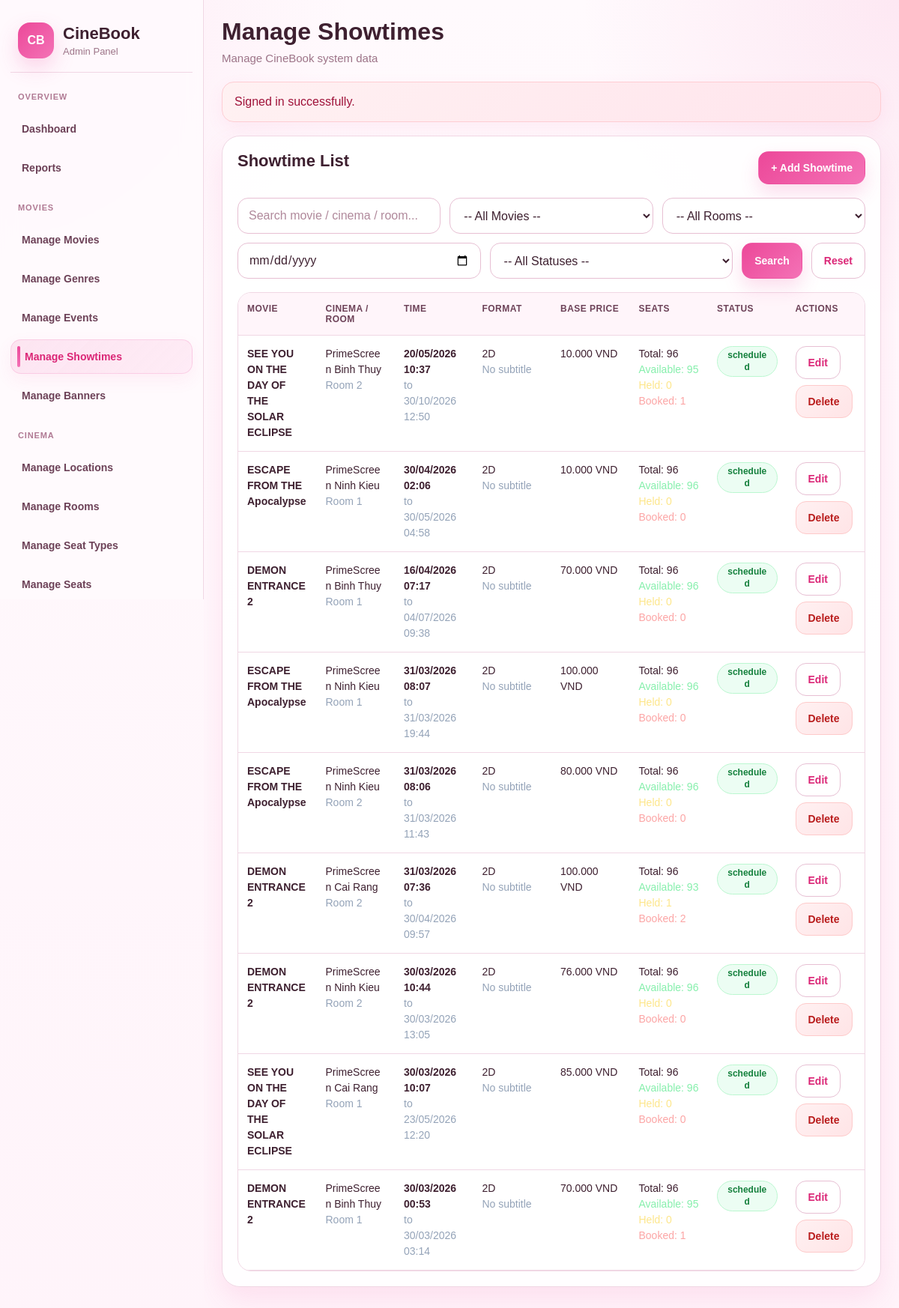
Page /admin/showtimes/index.php (signed in) on the committed database.
### tables this page shows
CREATE TABLE `showtimes` (
  `show_id` int(11) NOT NULL,
  `movie_id` int(11) NOT NULL,
  `room_id` int(11) NOT NULL,
  `start_at` datetime NOT NULL,
  `end_at` datetime NOT NULL,
  `base_price` decimal(10,2) NOT NULL,
  `screen_format` varchar(50) DEFAULT '2D',
  `subtitle_type` varchar(50) DEFAULT NULL,
  `status` varchar(20) NOT NULL DEFAULT 'scheduled',
  `created_at` datetime NOT NULL DEFAULT current_timestamp(),
  `updated_at` datetime NOT NULL DEFAULT current_timestamp() ON UPDATE current_timestamp()
);

CREATE TABLE `movies` (
  `movie_id` int(11) NOT NULL,
  `title` varchar(200) NOT NULL,
  `synopsis` text DEFAULT NULL,
  `language` varchar(50) NOT NULL,
  `duration_min` int(11) NOT NULL,
  `trailer_url` varchar(255) DEFAULT NULL,
  `poster_url` varchar(255) DEFAULT NULL,
  `status` varchar(20) NOT NULL DEFAULT 'coming_soon',
  `age_rating` varchar(10) DEFAULT NULL,
  `release_date` date DEFAULT NULL,
  `created_at` datetime NOT NULL DEFAULT current_timestamp(),
  `updated_at` datetime NOT NULL DEFAULT current_timestamp() ON UPDATE current_timestamp()
);

CREATE TABLE `locations` (
  `location_id` int(11) NOT NULL,
  `name` varchar(150) NOT NULL,
  `address` varchar(255) NOT NULL,
  `city` varchar(100) NOT NULL,
  `phone` varchar(20) DEFAULT NULL,
  `status` varchar(20) NOT NULL DEFAULT 'active'
);

CREATE TABLE `rooms` (
  `room_id` int(11) NOT NULL,
  `location_id` int(11) NOT NULL,
  `room_name` varchar(50) NOT NULL,
  `capacity` int(11) NOT NULL,
  `status` varchar(20) NOT NULL DEFAULT 'active',
  `created_at` datetime NOT NULL DEFAULT current_timestamp(),
  `updated_at` datetime NOT NULL DEFAULT current_timestamp() ON UPDATE current_timestamp()
);

### includes/helpers.php (called while the page is built, shortened)
<?php
function e(?string $value): string
{
    return htmlspecialchars($value ?? '', ENT_QUOTES, 'UTF-8');
}
function format_currency($amount): string
{
    return number_format((float)$amount, 0, ',', '.') . ' VND';
}
function get(string $key, $default = '')
{
    $value = $_GET[$key] ?? $default;
    if (is_string($value)) {
        return trim($value);
    }
    return $value;
}

### admin/showtimes/index.php (the view, shortened to what this page needs)
<?php
require_once __DIR__ . '/../../includes/admin_layout_start.php';
$conn = db_connect();
$keyword = trim(get('keyword'));
$showDate = trim(get('show_date'));
$whereSql = '';
$sql = "
    SELECT
        s.show_id,
        s.start_at,
        s.end_at,
        s.base_price,
        s.screen_format,
        s.subtitle_type,
        s.status,
        m.title AS movie_title,
        r.room_name,
        l.name AS location_name,
        COUNT(ss.show_seat_id) AS total_seats,
        SUM(CASE WHEN ss.status = 'available' THEN 1 ELSE 0 END) AS available_seats,
        SUM(CASE WHEN ss.status = 'held' THEN 1 ELSE 0 END) AS held_seats,
        SUM(CASE WHEN ss.status = 'booked' THEN 1 ELSE 0 END) AS booked_seats
    FROM showtimes s
    INNER JOIN movies m ON s.movie_id = m.movie_id
    INNER JOIN rooms r ON s.room_id = r.room_id
    INNER JOIN locations l ON r.location_id = l.location_id
    LEFT JOIN show_seats ss ON s.show_id = ss.show_id
    $whereSql
    GROUP BY s.show_id, s.start_at, s.end_at, s.base_price, s.screen_format, s.subtitle_type, s.status, m.title, r.room_name, l.name
    ORDER BY s.start_at DESC, s.show_id DESC
";
$stmt = $conn->prepare($sql);
$result = false;
if ($stmt) {
    $stmt->execute();
    $result = $stmt->get_result();
}
?>
<div class="admin-card">
    <div class="admin-card-head">
        <h2>Showtime List</h2>
        <a class="admin-btn" href="<?= BASE_URL ?>admin/showtimes/create.php">+ Add Showtime</a>
    </div>
    <div class="admin-filter-bar">
        <form method="GET" action="">
            <input class="admin-input" type="text" name="keyword" placeholder="Search movie / cinema / room..." value="<?= e($keyword) ?>">
            <select class="admin-select" name="movie_id">
                <option value="">-- All Movies --</option>
            </select>
            <select class="admin-select" name="room_id">
                <option value="">-- All Rooms --</option>
            </select>
            <input class="admin-input" type="date" name="show_date" value="<?= e($showDate) ?>">
            <select class="admin-select" name="status">
                <option value="">-- All Statuses --</option>
            </select>
            <button class="admin-btn" type="submit">Search</button>
            <a class="admin-btn-outline" href="<?= BASE_URL ?>admin/showtimes/index.php">Reset</a>
        </form>
    </div>
    <div class="admin-table-wrap">
        <table class="admin-table">
            <thead>
                <tr>
                    <th>Movie</th>
                    <th>Cinema / Room</th>
                    <th>Time</th>
                    <th>Format</th>
                    <th>Base Price</th>
                    <th>Seats</th>
                    <th>Status</th>
                    <th>Actions</th>
                </tr>
            </thead>
            <tbody>
            <?php if ($result && $result->num_rows > 0): ?>
                <?php while ($show = $result->fetch_assoc()): ?>
                    <tr>
                        <td>
                            <strong><?= e($show['movie_title']) ?></strong>
                        </td>
                        <td>
                            <?= e($show['location_name']) ?><br>
                            <span style="color:#94a3b8;"><?= e($show['room_name']) ?></span>
                        </td>
                        <td>
                            <strong><?= date('d/m/Y H:i', strtotime($show['start_at'])) ?></strong><br>
                            <span style="color:#94a3b8;">to <?= date('d/m/Y H:i', strtotime($show['end_at'])) ?></span>
                        </td>
                        <td>
                            <?= e($show['screen_format'] ?: '2D') ?><br>
                            <span style="color:#94a3b8;"><?= e($show['subtitle_type'] ?: 'No subtitle') ?></span>
                        </td>
                        <td><?= format_currency($show['base_price']) ?></td>
                        <td>
                            Total: <?= (int) $show['total_seats'] ?><br>
                            <span style="color:#86efac;">Available: <?= (int) $show['available_seats'] ?></span><br>
                            <span style="color:#fde68a;">Held: <?= (int) $show['held_seats'] ?></span><br>
                            <span style="color:#fca5a5;">Booked: <?= (int) $show['booked_seats'] ?></span>
                        </td>
                        <td>
                            <?php
                            $badgeClass = 'coming';
                            if ($show['status'] === 'scheduled') {
                                $badgeClass = 'showing';
                            } elseif ($show['status'] === 'completed') {
                                $badgeClass = 'active';
                            }
                            ?>
                            <span class="admin-badge <?= $badgeClass ?>"><?= e($show['status']) ?></span>
                        </td>
                        <td>
                            <div class="admin-actions">
                                <a class="admin-btn-outline" href="<?= BASE_URL ?>admin/showtimes/edit.php?id=<?= (int) $show['show_id'] ?>">Edit</a>
                                <a class="admin-btn-danger" href="<?= BASE_URL ?>admin/showtimes/delete.php?id=<?= (int) $show['show_id'] ?>" onclick="return confirm('Delete this showtime?')">Delete</a>
                            </div>
                        </td>
                    </tr>
                <?php endwhile; ?>
            <?php else: ?>
                <tr>
                    <td colspan="8"><div class="admin-empty">No matching showtimes found.</div></td>
                </tr>
            <?php endif; ?>
            </tbody>
        </table>
    </div>
</div>
<?php
require_once __DIR__ . '/../../includes/admin_layout_end.php';
?>

### cinebook/public/assets/css/admin.css (style rules this page uses)
:root { --bg: #fff7fb; --bg-2: #fff1f7; --surface: #ffffff; --surface-soft: #fff9fc; --surface-muted: #fff4f9; --sidebar-bg: rgba(255, 250, 253, 0.92); --line: #f0d7e4; --line-strong: #e7bfd3; --text: #3e2030; --text-soft: #6d4258; --muted: #9d7488; --primary: #ec4899; --primary-hover: #db2777; --primary-soft: #fdf2f8; --secondary: #f472b6; --secondary-soft: #fce7f3; --danger: #dc2626; --danger-soft: #fef2f2; --success: #16a34a; --success-soft: #ecfdf3; --warning: #d97706; --warning-soft: #fff7ed; --shadow-sm: 0 8px 22px rgba(236, 72, 153, 0.08); --shadow-md: 0 16px 36px rgba(236, 72, 153, 0.12); --shadow-lg: 0 24px 56px rgba(236, 72, 153, 0.14); --radius-sm: 12px; --radius-md: 18px; --radius-lg: 24px; --sidebar-width: 272px; --content-max: 100%; }
*, *::before, *::after { box-sizing: border-box; min-width: 0; }
html, body { max-width: 100%; overflow-x: hidden; }
html { scroll-behavior: smooth; }
body { margin: 0; font-family: Arial, Helvetica, sans-serif; color: var(--text); background: radial-gradient(circle at top left, rgba(244, 114, 182, 0.12), transparent 22%), radial-gradient(circle at top right, rgba(236, 72, 153, 0.10), transparent 20%), linear-gradient(180deg, #fffafd 0%, #fff4fa 100%); }
a { color: inherit; text-decoration: none; }
button, input, select, textarea { font: inherit; }
.admin-card, .admin-stat-card, .admin-panel { width: 100%; max-width: 100%; background: rgba(255, 255, 255, 0.94); border: 1px solid var(--line); border-radius: var(--radius-lg); box-shadow: var(--shadow-md); overflow: hidden; }
.admin-card, .admin-panel { margin-bottom: 20px; padding: 20px; }
.admin-card-head, .admin-panel-head { display: flex; justify-content: space-between; align-items: flex-start; gap: 14px; flex-wrap: wrap; margin-bottom: 18px; }
.admin-card-head h2, .admin-panel-head h2 { margin: 0; font-size: 22px; line-height: 1.2; font-weight: 800; color: var(--text); word-break: break-word; }
.admin-toolbar, .admin-filter-bar { margin-bottom: 18px; }
.admin-toolbar, .admin-filter-bar form { display: flex; flex-wrap: wrap; gap: 12px; width: 100%; }
.admin-filter-bar .admin-input, .admin-filter-bar .admin-select, .admin-toolbar .admin-input, .admin-toolbar .admin-select { flex: 1 1 220px; min-width: 0; }
.admin-btn, .admin-btn-outline, .admin-btn-danger, .admin-btn-soft { display: inline-flex; align-items: center; justify-content: center; gap: 8px; min-height: 44px; padding: 10px 16px; border-radius: 14px; border: 1px solid transparent; cursor: pointer; font-size: 14px; font-weight: 800; line-height: 1.35; text-align: center; white-space: normal; transition: all 0.2s ease; }
.admin-btn { color: #fff; background: linear-gradient(135deg, var(--primary) 0%, var(--secondary) 100%); box-shadow: 0 12px 24px rgba(236, 72, 153, 0.18); }
.admin-btn-outline { color: var(--primary-hover); background: #fff; border-color: var(--line-strong); }
.admin-btn-danger { color: #b91c1c; background: linear-gradient(135deg, #fff1f2, #ffe4e6); border-color: #fecaca; }
.admin-input, .admin-select, .admin-textarea { width: 100%; max-width: 100%; min-height: 48px; padding: 0 14px; border-radius: 14px; border: 1px solid var(--line-strong); background: #fff; color: var(--text); outline: none; transition: all 0.2s ease; }
.admin-input::placeholder, .admin-textarea::placeholder { color: #b0899b; }
.admin-table-wrap { width: 100%; max-width: 100%; overflow-x: auto; overflow-y: hidden; border: 1px solid var(--line); border-radius: 18px; background: #fff; -webkit-overflow-scrolling: touch; }
.admin-table { width: 100%; border-collapse: collapse; table-layout: fixed; }
.admin-table th, .admin-table td { padding: 14px 12px; border-bottom: 1px solid var(--line); text-align: left; vertical-align: top; white-space: normal; word-break: break-word; overflow-wrap: anywhere; }
.admin-table th { background: #fff5fa; color: var(--text-soft); font-size: 12px; font-weight: 800; text-transform: uppercase; letter-spacing: 0.04em; }
.admin-table td { color: var(--text); font-size: 14px; line-height: 1.5; font-weight: 500; }
.admin-badge { display: inline-flex; align-items: center; justify-content: center; min-height: 28px; padding: 4px 12px; border-radius: 999px; font-size: 12px; font-weight: 800; line-height: 1.3; text-align: center; white-space: normal; }
.admin-badge.showing { color: #15803d; background: var(--success-soft); border: 1px solid #bbf7d0; }
.admin-actions { display: flex; flex-wrap: wrap; gap: 8px; width: 100%; }

### rows in the picture
showtimes: movie.title "SEE YOU ON THE DAY OF THE SOLAR ECLIPSE", locations.name "PrimeScreen Binh Thuy", room.room_name "Room 2", start_at "20/05/2026 10:37", end_at "30/10/2026 12:50", screen_format "2D", subtitle_type "No subtitle", base_price "10.000 VND", total_seats "96", available_seats "95", held_seats "0", booked_seats "1", status "scheduled"
showtimes: movie.title "ESCAPE FROM THE Apocalypse", locations.name "PrimeScreen Ninh Kieu", room.room_name "Room 1", start_at "30/04/2026 02:06", end_at "30/05/2026 04:58", screen_format "2D", subtitle_type "No subtitle", base_price "10.000 VND", total_seats "96", available_seats "96", held_seats "0", booked_seats "0", status "scheduled"
showtimes: movie.title "DEMON ENTRANCE 2", locations.name "PrimeScreen Binh Thuy", room.room_name "Room 1", start_at "16/04/2026 07:17", end_at "04/07/2026 09:38", screen_format "2D", subtitle_type "No subtitle", base_price "70.000 VND", total_seats "96", available_seats "96", held_seats "0", booked_seats "0", status "scheduled"
showtimes: movie.title "ESCAPE FROM THE Apocalypse", locations.name "PrimeScreen Ninh Kieu", room.room_name "Room 1", start_at "31/03/2026 08:07", end_at "31/03/2026 19:44", screen_format "2D", subtitle_type "No subtitle", base_price "100.000 VND", total_seats "96", available_seats "96", held_seats "0", booked_seats "0", status "scheduled"
showtimes: movie.title "ESCAPE FROM THE Apocalypse", locations.name "PrimeScreen Ninh Kieu", room.room_name "Room 2", start_at "31/03/2026 08:06", end_at "31/03/2026 11:43", screen_format "2D", subtitle_type "No subtitle", base_price "80.000 VND", total_seats "96", available_seats "96", held_seats "0", booked_seats "0", status "scheduled"
showtimes: movie.title "DEMON ENTRANCE 2", locations.name "PrimeScreen Cai Rang", room.room_name "Room 2", start_at "31/03/2026 07:36", end_at "30/04/2026 09:57", screen_format "2D", subtitle_type "No subtitle", base_price "100.000 VND", total_seats "96", available_seats "93", held_seats "1", booked_seats "2", status "scheduled"
showtimes: movie.title "DEMON ENTRANCE 2", locations.name "PrimeScreen Ninh Kieu", room.room_name "Room 2", start_at "30/03/2026 10:44", end_at "30/03/2026 13:05", screen_format "2D", subtitle_type "No subtitle", base_price "76.000 VND", total_seats "96", available_seats "96", held_seats "0", booked_seats "0", status "scheduled"
showtimes: movie.title "SEE YOU ON THE DAY OF THE SOLAR ECLIPSE", locations.name "PrimeScreen Cai Rang", room.room_name "Room 1", start_at "30/03/2026 10:07", end_at "23/05/2026 12:20", screen_format "2D", subtitle_type "No subtitle", base_price "85.000 VND", total_seats "96", available_seats "96", held_seats "0", booked_seats "0", status "scheduled"
showtimes: movie.title "DEMON ENTRANCE 2", locations.name "PrimeScreen Binh Thuy", room.room_name "Room 1", start_at "30/03/2026 00:53", end_at "30/03/2026 03:14", screen_format "2D", subtitle_type "No subtitle", base_price "70.000 VND", total_seats "96", available_seats "95", held_seats "0", booked_seats "1", status "scheduled"

### other values in the picture
$pageTitle "Manage Showtimes"
$flash['message'] "Signed in successfully."
